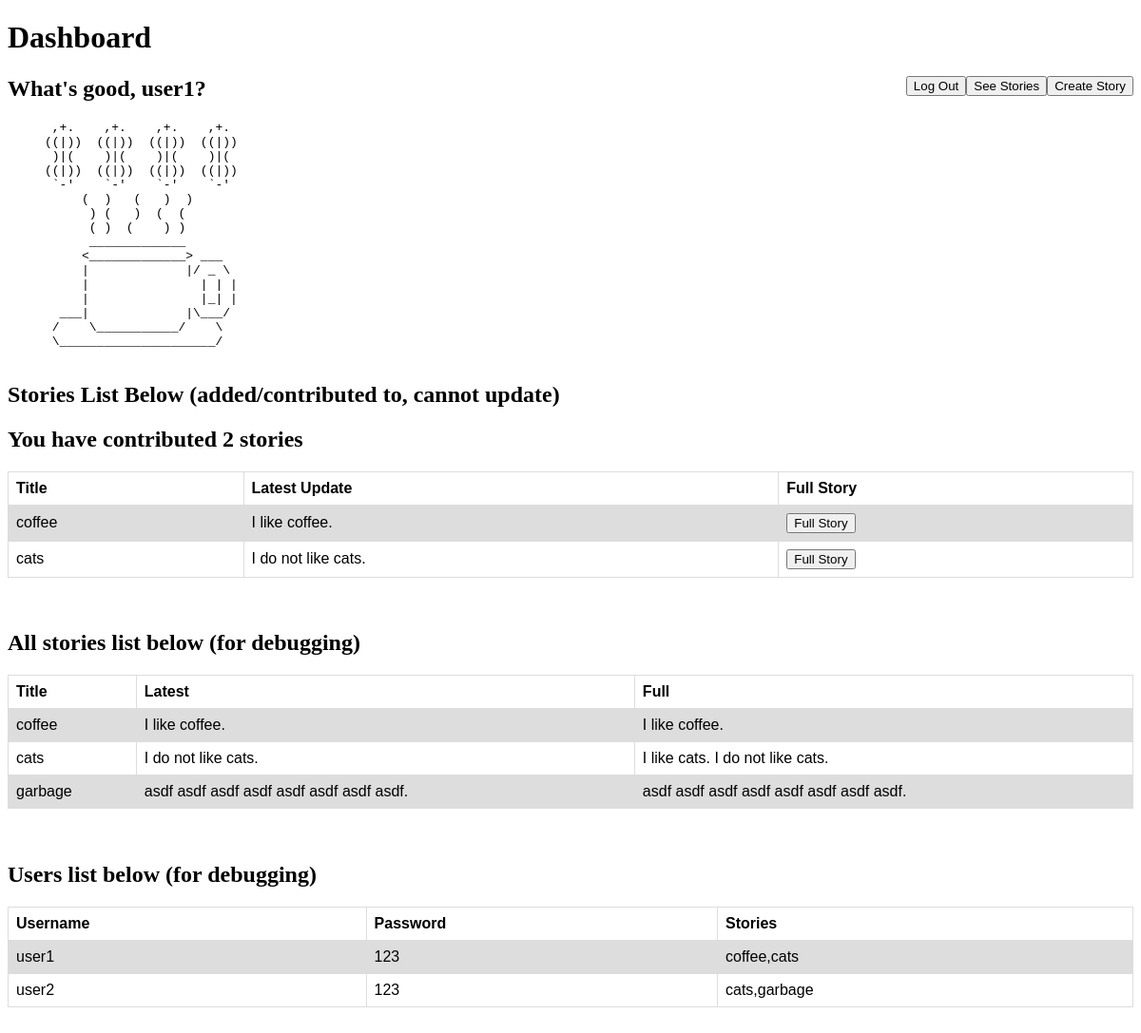
The app's page /dashboard (signed in) with its own data.
### tables this page shows
CREATE TABLE users (username TEXT, password TEXT, stories TEXT);

CREATE TABLE stories (name TEXT, latestUpdate TEXT, fullStory TEXT);

### __init__.py (the view)
@app.route("/dashboard")
def dashboard():
    if not session.get(logged_in_user):
        return render_template('main_page.html')
    c.execute("SELECT stories FROM users WHERE username = (?)", (logged_in_user,))
    userStories = c.fetchall()
    userStoriesList = list(userStories[0][0].split(","))
    num_stories = len(userStoriesList)
    if (num_stories == 1) and (userStoriesList[0] == ''):
        num_stories = 0
    stories_list = []
    for story in userStoriesList:
        c.execute("SELECT * FROM stories where name = (?)", (story,))
        row = c.fetchall()
        stories_list.append(row)
    c.execute("SELECT * FROM users")
    users_list = [line for line in c]
    c.execute("SELECT * FROM stories")
    db_stories_list = [line for line in c]
    return render_template(
        "dashboard.html",
        username=logged_in_user,         # so we can see username when we log in
        num_stories=num_stories,         # num of stories the user has added/contributed to
        stories_list=stories_list,       # shows the tables user has added/contributed to
        db_stories_list=db_stories_list, # shows title,latest,full for debugging
        users_list=users_list,           # shows user,pass,titles for debugging
        )

### templates/dashboard.html (shortened to what this page needs)
<!DOCTYPE html>
<html>
  <head>
    <link rel="stylesheet" href="static/css/my_style.css">
    <h1>Dashboard</h1>
  </head>
  <body>
    <form action="/create_story" style="float:right">
      <input type="submit" value="Create Story">
    </form>
    <form action="/see_stories" style="float:right">
      <input type="submit" value="See Stories">
    </form>
    <form action="/logout" method="POST" style="float:right">
      <input type="submit" value="Log Out">
    </form>
    <h2>What's good, {{username}}?</h2>
    <pre>
      ,+.    ,+.    ,+.    ,+.
     ((|))  ((|))  ((|))  ((|))
      )|(    )|(    )|(    )|(
     ((|))  ((|))  ((|))  ((|))
      `-'    `-'    `-'    `-'
          (  )   (   )  )
           ) (   )  (  (
           ( )  (    ) )
           _____________
          <_____________> ___
          |             |/ _ \
          |               | | |
          |               |_| |
       ___|             |\___/
      /    \___________/    \
      \_____________________/
    </pre>
    <h2>Stories List Below (added/contributed to, cannot update)</h2>
    {% if (num_stories == 1) %}
      <h2>You have contributed {{num_stories}} story</h2>
    {% else %}
      <h2>You have contributed {{num_stories}} stories</h2>
    {% endif %}
    <table>
      <tr>
        <th>Title</th>
        <th>Latest Update</th>
        <th>Full Story</th>
      </tr>
      {% if (num_stories != 0) %}
        {% for story_info in stories_list %}
          <tr>
            <td>{{story_info[0][0]}}</td>
            <td>{{story_info[0][1]}}</td>
            <td>
              <form action="/full_story" method="post">
                <input type="submit" value="Full Story">
              </form>
            </td
          </tr>
        {% endfor %}
      {% else %}
        <td></td>
        <td></td>
        <td></td>
      {% endif %}
    </table>
    <br>
    <br>
    <h2>All stories list below (for debugging)</h2>
    <table>
      <tr>
        <th>Title</th>
        <th>Latest</th>
        <th>Full</th>
      </tr>
      {% for story_info in db_stories_list%}
      <tr>
        {% for col in story_info %}
          <td>{{col}}</td>
        {% endfor %}
      </tr>
      {% endfor %}
    </table>
    <br>
    <br>
    <h2>Users list below (for debugging)</h2>
    <table>
      <tr>
        <th>Username</th>
        <th>Password</th>
        <th>Stories</th>
      </tr>
      {% for user_info in users_list %}
      <tr>
        {% for col in user_info %}
          <td>{{col}}</td>
        {% endfor %}
      </tr>
      {% endfor %}
    </table>
    <br>
    <br>
  </body>
</html>

### static/css/my_style.css (style rules this page uses)
table { font-family: arial, sans-serif; border-collapse: collapse; width: 100%; }
td, th { border: 1px solid #dddddd; text-align: left; padding: 8px; }
tr:nth-child(even) { background-color: #dddddd; }

### records on screen
users: username "user1", password "123", stories "coffee,cats"
stories: name "coffee", latestUpdate "I like coffee.", fullStory "I like coffee."
stories: name "cats", latestUpdate "I do not like cats.", fullStory "I like cats. I do not like cats."
stories: name "garbage", latestUpdate "asdf asdf asdf asdf asdf asdf asdf asdf.", fullStory "asdf asdf asdf asdf asdf asdf asdf asdf."
users: username "user2", password "123", stories "cats,garbage"

### other values on screen
{{ num_stories }} "2"
